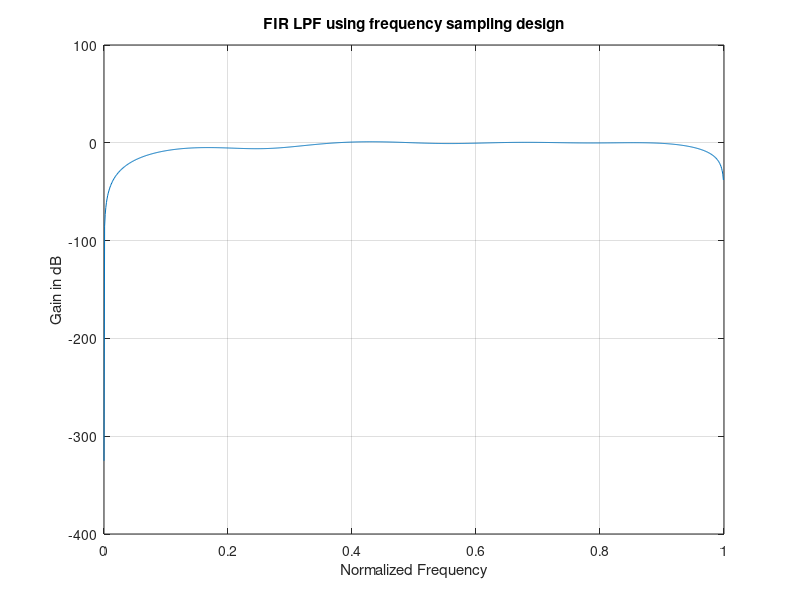

Source code (MATLAB):
df=400/2000-300/2000;
dp=600/2000-500/2000;
ds=600/2000-300/2000;
C=(0.01201*(log10(dp))^2+0.09664*(log10(dp))-0.51325)*log10(ds)+((0.00203*(log10(dp))^2)-0.5705*log10(dp)-0.44314);
G=-14.61*log10(dp/ds)-16.9;
M=C./(df)-G.*(df);
M=floor(M);
alpha = (M-1)/2;
Hrs = [0,0,0,1,1,ones(1,M-5)];
k1 = 0: floor((M-1)/2);
k2 = floor((M-1)/2)+1:M-1;
angH = [-alpha*(2*pi)*k1/M, alpha*(2*pi)*(M-k2)/M];
H = Hrs.*exp(j*angH);
h = real(ifft(H,M));
[H,W]=freqz([h],1,1024);
plot(W/pi,20*log10(abs(H))), zoom on, grid on;
title('FIR LPF using frequency sampling design');
xlabel('Normalized Frequency'), ylabel('Gain in dB');